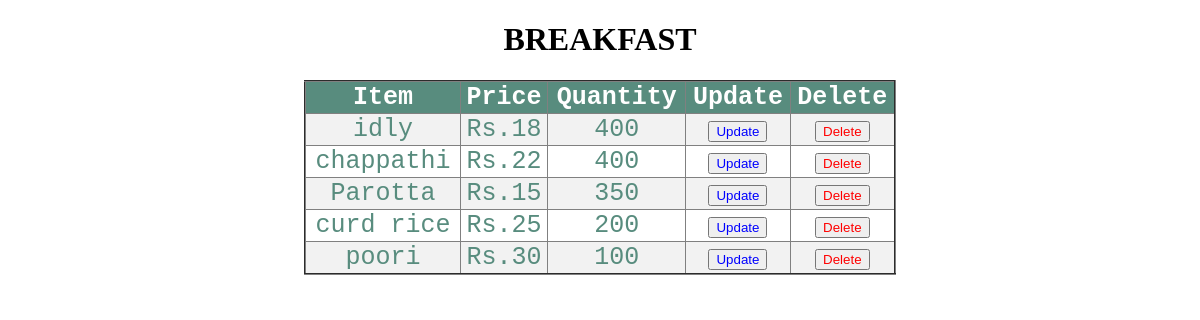
Screenshot of /displaybreakfast.php with the database file from the repository.
### tables this page shows
CREATE TABLE `breakfast` (
  `item` varchar(50) NOT NULL,
  `price` varchar(10) NOT NULL,
  `quantity` int(10) NOT NULL
);

### displaybreakfast.php (the view, shortened to what this page needs)
<!DOCTYPE html>
<html>
<head>
</head>
<body>
<center>
<h1>BREAKFAST</h1>
<table border="2">
<tr>
<th>Item</th>
<th>Price</th>
<th>Quantity</th>
<th>Update</th>
<th>Delete</th>
</tr>
<?php
require_once('dbsample.php');
$sql = "SELECT * FROM breakfast";
$result = $conn->query($sql);
if ($result->num_rows > 0) {
while($row = $result->fetch_assoc()) {
echo "<tr><td>" . $row["item"]. "</td><td>" . $row["price"] . "</td><td>"
. $row["quantity"]. "</td> <td><a href='updatebreak.html'  ><button class='a'>Update</button></a></td>
<td><a href='deletebreakfast.html'><button class='b'>Delete</button></a></td></tr>";
}
echo "</table>";
} else { echo "0 results"; }
?>
</center>
</body>
</html>

### displaybreakfast.php (style rules this page uses)
body { background-image: url("image/add1.jpg"); }
button.a { color: blue; }
button.b { color: red; }
table { border-collapse: collapse; width: 50%; color: #588c7e; font-family: monospace; font-size: 25px; text-align: left; }
th { text-align: center; background-color: #588c7e; color: white; }
tr:nth-child(even) { text-align: center; background-color: #f2f2f2 }
tr:nth-child(odd) { text-align: center; }

### rows the page displays
breakfast: item "idly", price "Rs.18", quantity "400"
breakfast: item "chappathi", price "Rs.22", quantity "400"
breakfast: item "Parotta", price "Rs.15", quantity "350"
breakfast: item "curd rice", price "Rs.25", quantity "200"
breakfast: item "poori", price "Rs.30", quantity "100"
